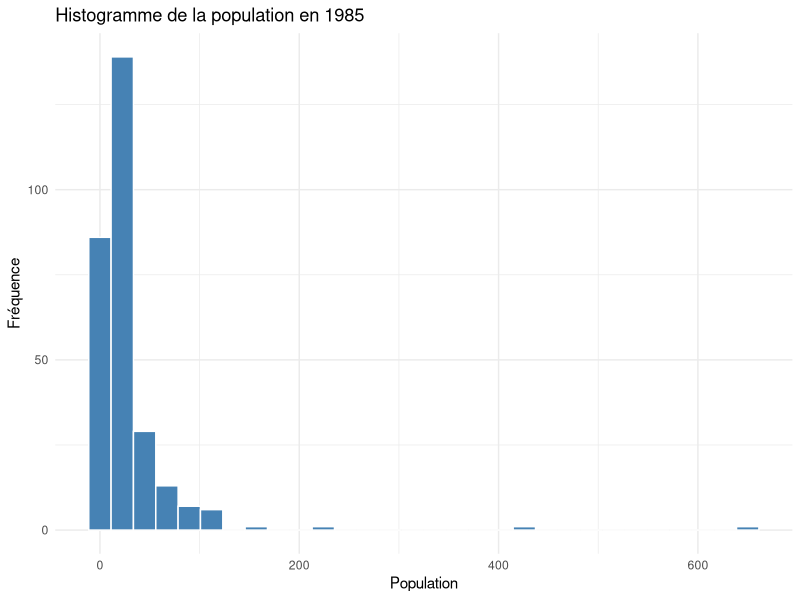
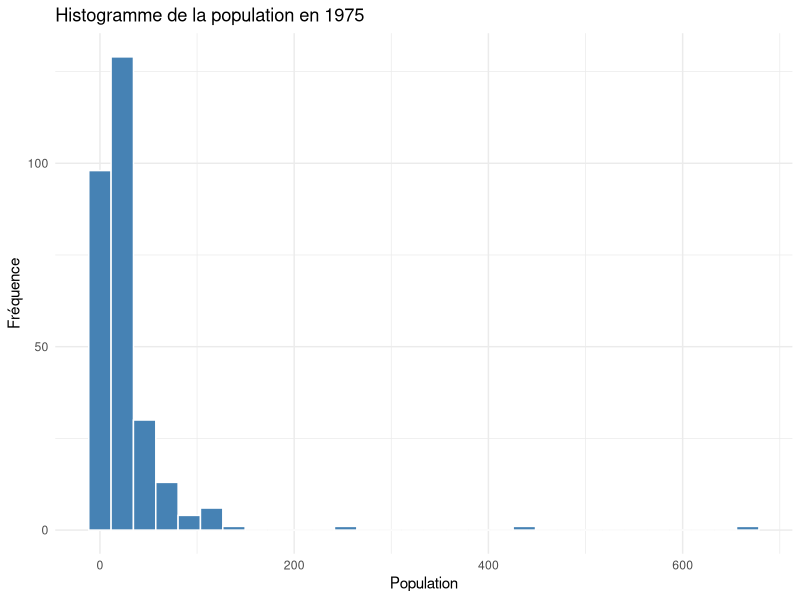

Write R code to recreate these figures, in order. (Note: this script raises an error after producing the figures.)
library(readr)
library(tidyverse)
library(ggplot2)
library(sampling)

### MU284 ####
data(MU284)
?MU284
# Y = Population en 1985
# X = Population en 1975
# Création de strates : petites / Moyennes / Grandes villes
# Plus grande croissance que prévue, au contraire, fort déclin de la ville 
# => Changement de strates
ggplot(MU284, aes(x = P85)) +
  geom_histogram(bins = 30, fill = "steelblue", color = "white") +
  labs(title = paste("Histogramme de la population en 1985"),
       x = "Population", y = "Fréquence") +
  theme_minimal()

ggplot(MU284, aes(x = P75)) +
  geom_histogram(bins = 30, fill = "steelblue", color = "white") +
  labs(title = paste("Histogramme de la population en 1975"),
       x = "Population", y = "Fréquence") +
  theme_minimal()

ggplot(df, aes(x = P75, y = P85)) +
  geom_point(color = "steelblue", alpha = 0.7) +
  labs(
    title = "Scatter plot entre P75 et P85",
    x = "Population en 1975 (P75)",
    y = "Population en 1985 (P85)"
  ) +
  theme_minimal()

boxplot(MU284$P85, MU284$P75)

### Identification des outliers 
Q1  <- quantile(MU284$P85, 0.25)
Q3  <- quantile(MU284$P85, 0.75)
IQR <- Q3 - Q1

lower <- Q1 - 1.5 * IQR
upper <- Q3 + 1.5 * IQR

outliers <- MU284$LABEL[MU284$P85 < lower | MU284$P85 > upper]
MU284$outlier <- ifelse(seq_len(nrow(MU284)) %in% outliers, 1, 0)

### Création des strates
# Par quartiles

MU284$strate <- cut(MU284$P75,
                 breaks = quantile(MU284$P75, probs = c(0, 1/3, 2/3, 1)),
                 include.lowest = TRUE,
                 labels = c("basse", "moyenne", "haute"))

### Estimation du total (dans la population)
# P85
P85_pop <- sum(MU284$P85)
P75_pop <- sum(MU284$P75)
